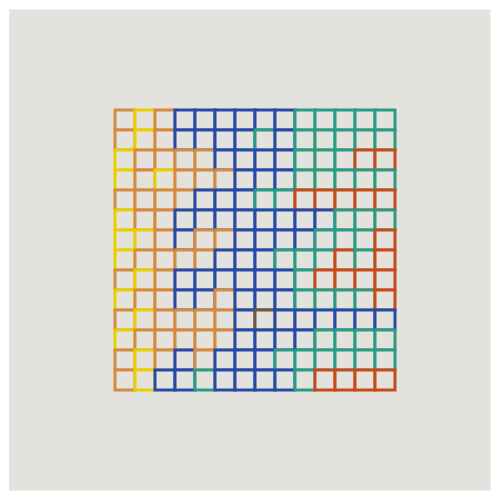
Frame 1 (no input)
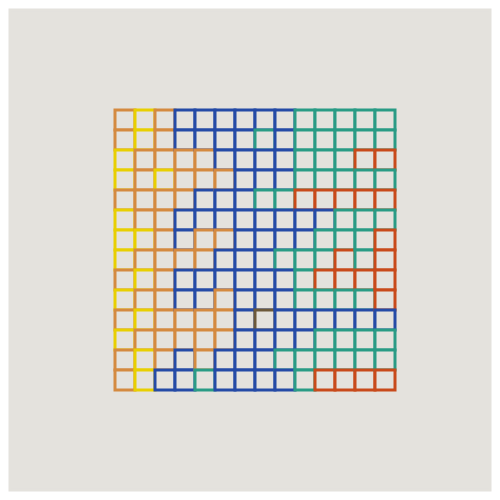
Frame 60 (no input)
Frame 120 (the mouse pressed at the canvas centre since frame 60): identical to frame 60, image omitted

The p5.js sketch that drew these frames (run headless with seeded random() and noise() and a simulated clock; from frame 60 on, the mouse is pressed at the canvas centre):

// p5.js sketch
// ── sketch.js
// inspired by "no title" by Frieder Nake, 
// https://www.tate.org.uk/art/artworks/nake-no-title-p80817


function setup() {
  createCanvas(500, 500);
  // orange = 0
  // blue = 1
  // cyan = 2
  // yellow = 3
  // red = 4
  // brown = 5
  array = 
  [[0, 3, 0, 1, 1, 1, 1, 1, 1, 2, 2, 2, 2, 2],
  [0, 3, 0, 1, 1, 1, 1, 2, 1, 2, 2, 2, 2, 2],
  [3, 0, 0, 0, 0, 1, 1, 1, 1, 2, 2, 2, 4, 4],
  [3, 0, 3, 0, 0, 0, 1, 1, 1, 2, 2, 2, 2, 2],
  [0, 0, 0, 0, 1, 1, 1, 2, 2, 4, 4, 4, 4, 4],
  [3, 0, 0, 1, 1, 1, 1, 1, 1, 1, 1, 2, 2, 2],
  [3, 3, 0, 1, 0, 0, 1, 1, 1, 1, 2, 2, 2, 4],
  [3, 0, 0, 0, 0, 1, 1, 1, 2, 2, 2, 4, 2, 4],
  [0, 3, 0, 1, 1, 1, 1, 1, 1, 2, 4, 4, 4, 4],
  [3, 0, 0, 1, 1, 0, 1, 1, 1, 2, 2, 2, 2, 4],
  [0, 3, 0, 0, 0, 0, 1, 5, 1, 1, 1, 1, 1, 1],
  [3, 0, 0, 0, 0, 0, 1, 1, 1, 1, 2, 2, 2, 2],
  [0, 3, 0, 1, 0, 1, 1, 1, 2, 2, 2, 2, 2, 2],
  [0, 3, 1, 1, 2, 1, 1, 1, 1, 2, 4, 4, 4, 4]]
}

function draw() {
  background(255);


// background
fill(228,226,221);
stroke(228,226,221);
square(10,10,480);
translate(115,110);
  	for (let x = 0; x < 14; x++){ 
    	for (let y = 0; y < 14; y++){
			if (array[y][x] == 0) {
				stroke(212,138,64);
			} else if (array[y][x] == 1) {
				stroke(37,75,166)
			} else if (array[y][x] == 2) {
				stroke(42,155,133)
			} else if (array[y][x] == 3) {
				stroke(232,207,1)
			} else if (array[y][x] == 4) {
				stroke(200,74,27)
			} else if (array[y][x] == 5) {
				stroke(108,89,58)
			}
			strokeWeight(3);
			fill(228,226,221);
			rect(20*x,20*y,20,20);
		}
	}
}
